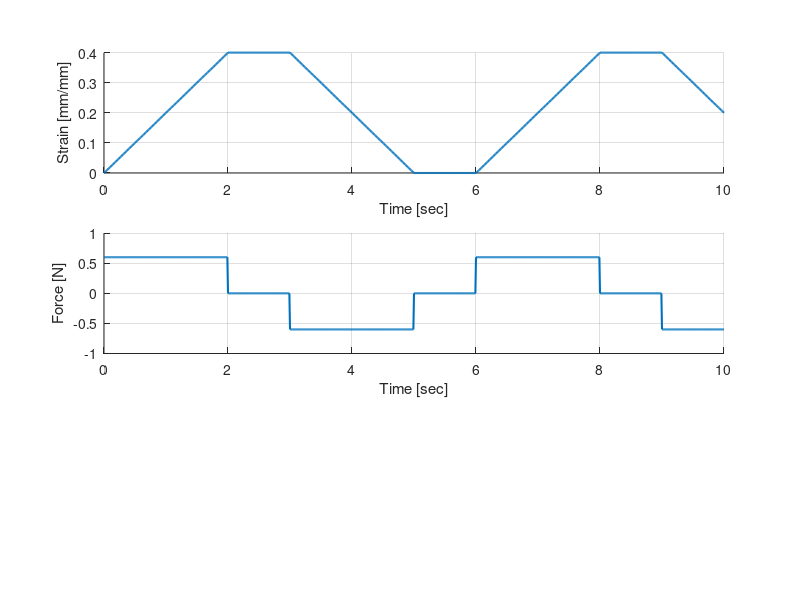

The MATLAB source for this figure: (Note: this script raises an error after producing the figure.)
%% Version Info
% Created: Nov 11, 2021
% Creator: SeongHeon Hong
% Version: 1.0 (Nov 11, 2021)
%% Example Conditions
% Example Condition 1 : R=144E3, C=350E-12, s_a=20, s_r=40, dFde=50, T_end = 5 (과거 DAQ만 썼을 때 조건 모사)
% Example Condition 2 : R=100E6, C=350E-12, s_a=40, s_r=5, dFde=3, T_end = 5 (병렬 저항 큰 것 사용 조건 모사)
% Example Condition 3 : R=1E18,  C=2350E-12, s_a=40, s_r=2, T_end = 10 (병렬 저항 제거(완전 절연) 현재 측정법 모사)
% 보통 돌리는데 30초 내외 소요됩니다. 룽게쿠타 4차 암시적 방법이 제일 잘 돌아갑니다.
% "%% Assume dfde profile"쪽을 바꾸면 여러 변형 상황에 대해 시뮬 가능합니다.
% 추후 dfde 및 d31 실험 데이터와 연동 예정.

%% Physical Dimensions
d31 = 30E-12;   % [C/N]     d31 value of piezo material
Len = 10;       % [mm]      Effective Length of the sample
A33 = 1E-4;     % [m^2]     Effective Surface Area of the Sample
A11 =1E-2*80E-6;% [m^2]     Effective Surface Area of the Sample
C = 2350E-12;   % [F]       Capacitance of the sample
R = 1E18;       % [Ohm]     Total insulation resistance 
                % (Parallel combination of R_samp and R_voltmeter)

%% Control Variables
s_a = 40;               % [%]       Strain Amplitude
s_r = 2;                % [mm/sec]  Elongation rate
res_time = 1;           % [sec]     Res. Time
dFde = 3;               % [N/(mm/mm)]    Can be obtained from S-S Curve

dedt = s_r/Len;         % [(mm/mm)/s]   Strain Rate
dFdt = dFde .* dedt;    % [N/s]         Force Rate (Multiplication of 
                        % <Force-Strain Rate> and <Strain-Time Rate>)
                        % Ignore effect of inertia force.

%% Simulation Setting
dt = 0.01;                      % [sec] Time step
T_end = 10;                      % [sec] Time Domain
Num_method = 'Implicit RK-4';   % Select Numerical Analysis Method
%%%% 'Explicit/Implicit RK-4/RK-5/RK-6' are available.

%% Initialization
rf_time = (Len * s_a / 100) / s_r;
time_set = 2 * (res_time + rf_time);
t = (0 : (T_end / dt)) * dt;
dfdt = t * 0;
epsilon = t * 0;
V = t * 0;
V(1) = 0;

%% Assume dfdt profile
for i=1:size(t,2)
    if (rem(t(i), time_set) < rf_time)
        %dfdt(i) = rem(t(i), time_set)/rf_time * dFdt;
        dfdt(i) = dFdt;
        epsilon(i) = rem(t(i), time_set)/rf_time * s_a / 100;
    elseif (rem(t(i), time_set) < rf_time + res_time)
        dfdt(i) = 0;
        epsilon(i) = s_a / 100;
    elseif (rem(t(i), time_set) < 2 * rf_time + res_time)
        dfdt(i) = -dFdt;
        epsilon(i) = (1 - (rem(t(i), time_set)-rf_time - res_time) ...
            /rf_time) * s_a / 100;
    else
        dfdt(i) = 0;
    end
end

%% Initilize figure
for i=1:1  % Dummy loop. Just to contract the code.
    figure(1);
    clf;
    set(gcf, 'color', 'w', 'position', [300 100 600 800]); 
    set(gca, 'FontSize', 12, 'fontname', 'arial');
    subplot(3,1,2);
    hold on; grid on;
    ylabel("Force [N]"); xlabel("Time [sec]");
    plot(t, dfdt, 'linewidth', 1.5);
    subplot(3,1,1);
    hold on; grid on;
    ylabel("Strain [mm/mm]"); xlabel("Time [sec]");
    plot(t, epsilon, 'linewidth', 1.5);
end

%%%%%%% F/A11 = Sigma1 -> dFdt * dt /A11 = d(Sigma1) %%%%
fun = @(T, V) vpa(A33 * d31 * (dfdt(floor(T/dt)+1)/A11) / C) - V/(R*C);
digits(32);
%% Classic Explicit RK-4th Method
if (strcmp(Num_method, 'Explicit RK-4'))
    for i = 1:size(t,2)-1
        k1 = vpa(fun(t(i), V(i)));
        k2 = vpa(fun(t(i) + 0.5 * dt, V(i) + 0.5 * dt * k1));
        k3 = vpa(fun(t(i) + 0.5 * dt, V(i) + 0.5 * dt * k2));
        k4 = vpa(fun(t(i) + 0.9999 * dt, V(i) + 0.5 * dt * k3));
        dV = vpa(1/6 * dt * (k1+2*k2+2*k3+k4));
        V(i+1) = vpa(V(i) + dV);
    end
end
%% Explicit RK-5th Method
if (strcmp(Num_method, 'Explicit RK-5'))
    for i = 1:size(t,2)-1
        k1 = fun(t(i), vpa(V(i)));
        k2 = fun(t(i) + dt/2, vpa(V(i) + dt*k1/4));
        k3 = fun(t(i) + dt/4, vpa(V(i) + dt*(k1/4 + k2/4)));
        k4 = fun(t(i) + dt/1.001, vpa(V(i) + dt*(-k2 + 2*k3)));
        k5 = fun(t(i) + dt*2/3, vpa(V(i) + dt*(k1*7/27 + k2*10/27 + k4*1/27)));
        k6 = fun(t(i) + dt*1/5, vpa(V(i) + dt*(k1*28/625 - k2/5 + k3*546/625 + k4*54/625 - k5*378/625)));
        dV = dt * (k1/24 + k4*5/48 + k5*27/56 + k6*125/336);
        V(i+1) = V(i) + dV;
    end
end
%% Implicit RK-4th Method
if (strcmp(Num_method, 'Implicit RK-4'))
    syms k1 k2
    Aij = [1/4, 1/4-sqrt(3)/6; 1/4+sqrt(3)/6, 1/4];
    Ci = [1/2-sqrt(3)/6; 1/2+sqrt(3)/6];
    Bi = [1/2, 1/2];
    Ki = [k1; k2];
    for i = 1:size(t,2)-1
        s = solve(fun(t(i) + dt * Ci, V(i) + dt*Aij*Ki) == Ki ,Ki);
        res_Ki = transpose(struct2array(s));
        V(i+1) = V(i) + dt * Bi*res_Ki;
    end
end

%% Implicit RK-6th Method
if (strcmp(Num_method, 'Implicit RK-6'))
    syms k1 k2 k3
    Aij = [5/36, 2/9-sqrt(15)/15, 5/36-sqrt(15)/30; ...
         5/36+sqrt(15)/24, 2/9, 5/36-sqrt(15)/24; ...
         5/36+sqrt(15)/30, 2/9+sqrt(15)/15, 5/36];
    Ci = [1/2-sqrt(15)/10; 1/2; 1/2+sqrt(15)/10];
    Bi = [5/18, 4/9, 5/18];
    Ki = [k1; k2; k3];
    for i = 1:size(t,2)-1
        s = solve(fun(t(i) + dt * Ci, V(i) + dt*Aij*Ki) == Ki ,Ki);
        res_Ki = transpose(struct2array(s));
        V(i+1) = V(i) + dt * Bi*res_Ki;
    end
end
%% RK-6th Method
% for i = 1:size(t,2)-1
%     k1 = vpa(fun(t(i), V(i)));
%     k2 = vpa(fun(t(i) + dt/4, V(i) + dt*k1/4));
%     k3 = vpa(fun(t(i) + dt/4, V(i) + dt*(k1/8 + k2/8)));
%     k4 = vpa(fun(t(i) + dt/2, V(i) + dt*(-k2/2 + k3)));
%     k5 = vpa(fun(t(i) + dt*3/4, V(i) + dt*(-k1*3/8 + k4*9/8)));
%     k6 = vpa(fun(t(i) + dt/1.0001, V(i) + dt/7*(-k1*3 + k2*2 + k3*12 - k4*12 + dt*k5)));
%     dV = vpa(1/90 * dt * (7*k1 + 32*k2 + 12*k4 + 32*k5 + 7*k6));
%     V(i+1) = vpa(V(i) + dV);
% end

%% Plot
subplot(3,1,3);
hold on;grid on;
ylabel("Voltage [V]"); xlabel("Time [sec]");
plot(t, V, 'linewidth', 1.5);